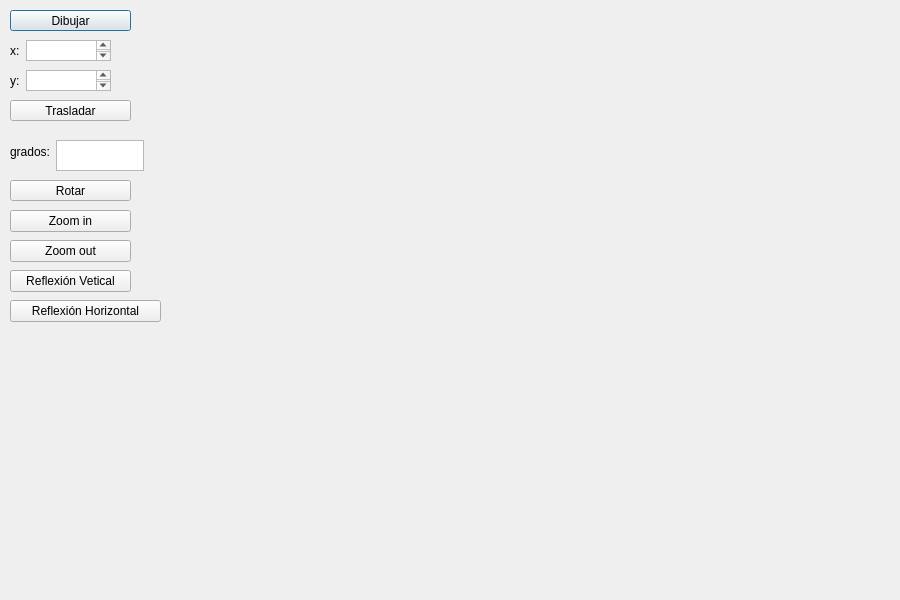
<?xml version="1.0" encoding="UTF-8"?>
<ui version="4.0">
 <class>Cubo</class>
 <widget class="QDialog" name="Cubo">
  <property name="geometry">
   <rect>
    <x>0</x>
    <y>0</y>
    <width>900</width>
    <height>600</height>
   </rect>
  </property>
  <property name="windowTitle">
   <string>Cubo</string>
  </property>
  <widget class="QPushButton" name="dibujar">
   <property name="geometry">
    <rect>
     <x>10</x>
     <y>10</y>
     <width>121</width>
     <height>21</height>
    </rect>
   </property>
   <property name="text">
    <string>Dibujar</string>
   </property>
  </widget>
  <widget class="QPushButton" name="trasladar">
   <property name="geometry">
    <rect>
     <x>10</x>
     <y>100</y>
     <width>121</width>
     <height>21</height>
    </rect>
   </property>
   <property name="text">
    <string>Trasladar</string>
   </property>
  </widget>
  <widget class="QPushButton" name="rotar">
   <property name="geometry">
    <rect>
     <x>10</x>
     <y>180</y>
     <width>121</width>
     <height>21</height>
    </rect>
   </property>
   <property name="text">
    <string>Rotar</string>
   </property>
  </widget>
  <widget class="QWidget" name="layoutWidget">
   <property name="geometry">
    <rect>
     <x>10</x>
     <y>40</y>
     <width>101</width>
     <height>21</height>
    </rect>
   </property>
   <layout class="QFormLayout" name="formLayout">
    <item row="0" column="0">
     <widget class="QLabel" name="label_3">
      <property name="text">
       <string>x:</string>
      </property>
     </widget>
    </item>
    <item row="0" column="1">
     <widget class="QTextEdit" name="boxXinicio"/>
    </item>
   </layout>
  </widget>
  <widget class="QWidget" name="layoutWidget">
   <property name="geometry">
    <rect>
     <x>10</x>
     <y>70</y>
     <width>101</width>
     <height>21</height>
    </rect>
   </property>
   <layout class="QFormLayout" name="formLayout_2">
    <item row="0" column="0">
     <widget class="QLabel" name="label_4">
      <property name="text">
       <string>y:</string>
      </property>
     </widget>
    </item>
    <item row="0" column="1">
     <widget class="QTextEdit" name="boxYinicio"/>
    </item>
   </layout>
  </widget>
  <widget class="QWidget" name="layoutWidget">
   <property name="geometry">
    <rect>
     <x>10</x>
     <y>140</y>
     <width>134</width>
     <height>31</height>
    </rect>
   </property>
   <layout class="QFormLayout" name="formLayout_3">
    <item row="0" column="0">
     <widget class="QLabel" name="label_5">
      <property name="text">
       <string>grados:</string>
      </property>
     </widget>
    </item>
    <item row="0" column="1">
     <widget class="QTextEdit" name="boxGrados"/>
    </item>
   </layout>
  </widget>
  <widget class="QPushButton" name="vertical">
   <property name="geometry">
    <rect>
     <x>10</x>
     <y>270</y>
     <width>121</width>
     <height>22</height>
    </rect>
   </property>
   <property name="text">
    <string>Reflexión Vetical</string>
   </property>
  </widget>
  <widget class="QPushButton" name="horizontal">
   <property name="geometry">
    <rect>
     <x>10</x>
     <y>300</y>
     <width>151</width>
     <height>22</height>
    </rect>
   </property>
   <property name="text">
    <string>Reflexión Horizontal</string>
   </property>
  </widget>
  <widget class="QPushButton" name="zoom_in">
   <property name="geometry">
    <rect>
     <x>10</x>
     <y>210</y>
     <width>121</width>
     <height>22</height>
    </rect>
   </property>
   <property name="text">
    <string>Zoom in</string>
   </property>
  </widget>
  <widget class="QPushButton" name="zoom_out">
   <property name="geometry">
    <rect>
     <x>10</x>
     <y>240</y>
     <width>121</width>
     <height>22</height>
    </rect>
   </property>
   <property name="text">
    <string>Zoom out</string>
   </property>
  </widget>
 </widget>
 <resources/>
 <connections/>
</ui>
